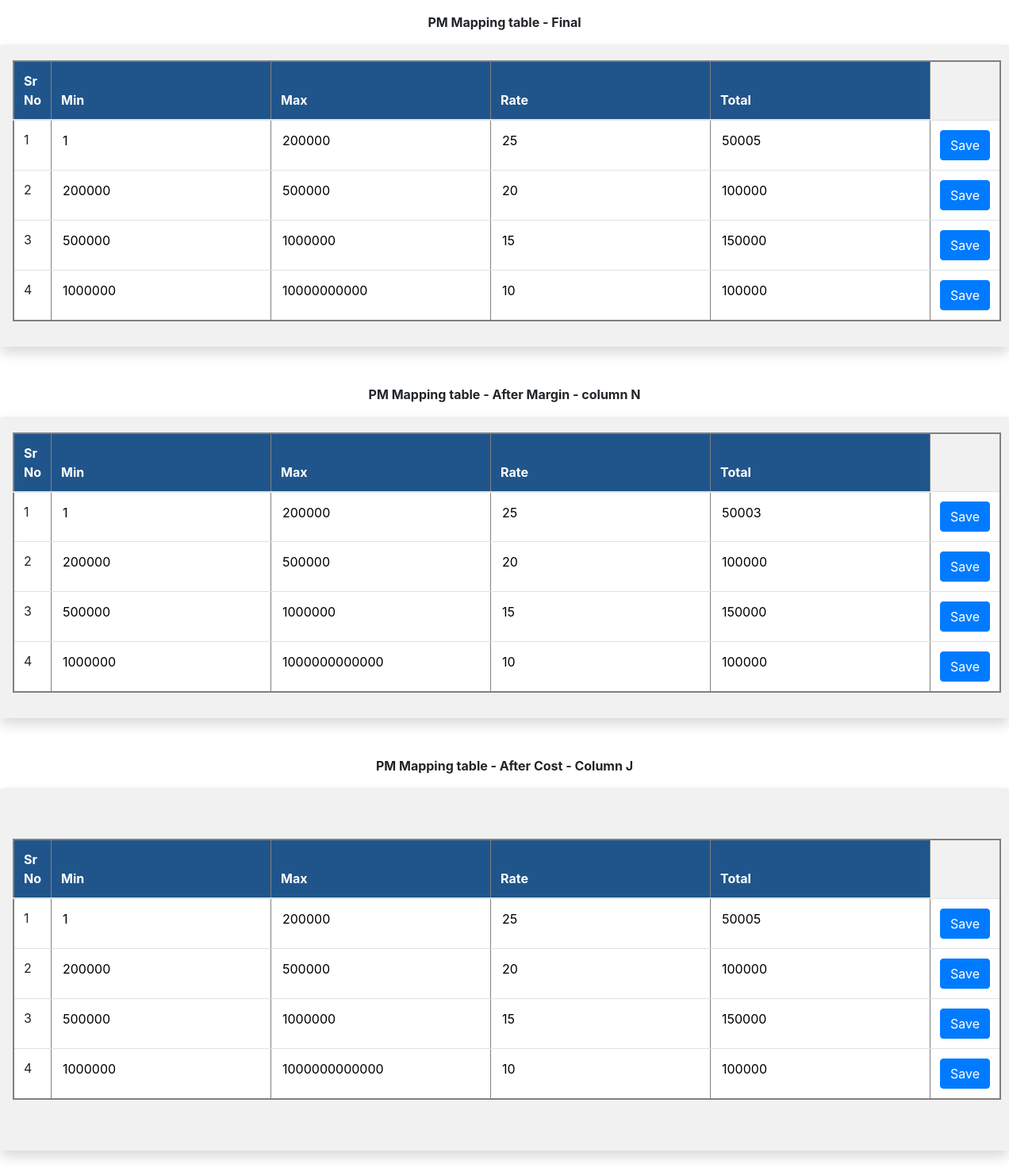
/admins/iandctables/, run on the app's committed database.
### Admin1/models.py (models this page shows)
class Pm_Final(models.Model):
    sr_no=models.IntegerField()
    minslab=models.IntegerField(default=0)
    maxslab=models.IntegerField(default=0)
    rate=models.IntegerField(default=0)
    total=models.IntegerField(default=0)

class Pm_After_Margin(models.Model):
    sr_no=models.IntegerField()
    minslab=models.IntegerField(default=0)
    maxslab=models.IntegerField(default=0)
    rate=models.IntegerField(default=0)
    total=models.IntegerField(default=0)

class Pm_After_Cost(models.Model):
    sr_no=models.IntegerField()
    minslab=models.IntegerField(default=0)
    maxslab=models.IntegerField(default=0)
    rate=models.IntegerField(default=0)
    total=models.IntegerField(default=0)

### Admin1/views.py (the view)
# urls.py: path('iandctables/',views.iandctables,name='iandctables'),
def iandctables(request):
	Pm_Finals=Pm_Final.objects.all()
	Pm_After_Margins=Pm_After_Margin.objects.all()
	Pm_After_Costs=Pm_After_Cost.objects.all()
	print(Pm_Finals)
	print("gg")
	print(Pm_After_Margins)
	print("gg")
	print(Pm_After_Costs)
	print("gg")
	context={'Pm_Finals':Pm_Finals,'Pm_After_Margins':Pm_After_Margins,'Pm_After_Costs':Pm_After_Costs}
	return render(request,'Admin1/iandctables.html',context)

### templates/Admin1/iandctables.html (shortened to what this page needs)
<!DOCTYPE html>
<html lang="en">
<head>
    <link rel="stylesheet" href="https://cdn.jsdelivr.net/npm/bootstrap@4.1.3/dist/css/bootstrap.min.css"
 />
</head>
<body>
    <p><b><center>PM Mapping table - Final</center></b></p>
    <div style="width: auto; background-color: rgb(241, 241, 241)" class="shadow p-3 mb-5 rounded">
        <form class="my-1">
            <table class="table" border='1' style="border:2px solid grey">
                <thead>
                    <tr style="background-color: #20558B;color:white">
                        <th>Sr No</th>
                        <th>Min</th>
                        <th>Max</th>
                        <th>Rate</th>
                        <th>Total</th>
                    </tr>
                </thead>
                <tbody style="background-color:#ffffff">
                    {% for entry in Pm_Finals %}
                    <tr>
                        <td>
                            {{entry.sr_no}}
                        </td>
                        <td>
                            <input style="border: none" readonly="true" id="{{entry.sr_no}}MinPm_Final"
                                value="{{entry.minslab}}" type="number" />
                        </td>
                        <td>
                            <input style="border: none" readonly="true" id="{{entry.sr_no}}MaxPm_Final"
                                value="{{entry.maxslab}}" type="number" />
                        </td>
                        <td>
                            <input style="border: none"  id="{{entry.sr_no}}RatePm_Final"
                                value="{{entry.rate}}" type="number" />
                        </td>
                        <td>
                            <input style="border: none"  id="{{entry.sr_no}}TotalPm_Final"
                                value="{{entry.total}}" type="number" />
                        </td>
                        <td><button value="{{entry.sr_no}}Pm_Final" id="{{entry.sr_no}}Pm_Final" type="submit"
                                class="btn btn-primary save">Save</button></td>
                    </tr>
                    {% endfor %}
                </tbody>
            </table>
        </form>
    </div>
    <p><b><center>PM Mapping table - After Margin - column N</center></b></p>
    <div style="width: auto; background-color: rgb(241, 241, 241)" class="shadow p-3 mb-5 rounded">
        <form class="my-1">
            <table class="table" border='1' style="border:2px solid grey">
                <thead>
                    <tr style="background-color: #20558B;color:white">
                        <th>Sr No</th>
                        <th>Min</th>
                        <th>Max</th>
                        <th>Rate</th>
                        <th>Total</th>
                    </tr>
                </thead>
                <tbody style="background-color:#ffffff">
                    {% for entry in Pm_After_Margins %}
                    <tr>
                        <td>
                            {{entry.sr_no}}
                        </td>
                        <td>
                            <input style="border: none" readonly="true" id="{{entry.sr_no}}MinPm_Margin"
                                value="{{entry.minslab}}" type="number" />
                        </td>
                        <td>
                            <input style="border: none" readonly="true" id="{{entry.sr_no}}MaxPm_Margin"
                                value="{{entry.maxslab}}" type="number" />
                        </td>
                        <td>
                            <input style="border: none"  id="{{entry.sr_no}}RatePm_Margin"
                                value="{{entry.rate}}" type="number" />
                        </td>
                        <td>
                            <input style="border: none"  id="{{entry.sr_no}}TotalPm_Margin"
                                value="{{entry.total}}" type="number" />
                        </td>
                        <td><button value="{{entry.sr_no}}Pm_Margin" id="{{entry.sr_no}}Pm_Margin" type="submit"
                                class="btn btn-primary save">Save</button></td>
                    </tr>
                    {% endfor %}
                </tbody>
            </table>
        </form>
    </div>
    <p><b><center>PM Mapping table - After Cost - Column J</center></b></p>
    <div style="width: auto; background-color: rgb(241, 241, 241)" class="shadow p-3 mb-5 rounded">
        <form class="my-5">
            <table class="table" border='1' style="border:2px solid grey">
                <thead>
                    <tr style="background-color: #20558B;color:white">
                        <th>Sr No</th>
                        <th>Min</th>
                        <th>Max</th>
                        <th>Rate</th>
                        <th>Total</th>
                    </tr>
                </thead>
                <tbody style="background-color:#ffffff">
                    {% for entry in Pm_After_Costs %}
                    <tr>
                        <td>
                            {{entry.sr_no}}
                        </td>
                        <td>
                            <input style="border: none" readonly="true" id="{{entry.sr_no}}MinPm_Cost"
                                value="{{entry.minslab}}" type="number" />
                        </td>
                        <td>
                            <input style="border: none" readonly="true" id="{{entry.sr_no}}MaxPm_Cost"
                                value="{{entry.maxslab}}" type="number" />
                        </td>
                        <td>
                            <input style="border: none"  id="{{entry.sr_no}}RatePm_Cost"
                                value="{{entry.rate}}" type="number" />
                        </td>
                        <td>
                            <input style="border: none"  id="{{entry.sr_no}}TotalPm_Cost"
                                value="{{entry.total}}" type="number" />
                        </td>
                        <td><button value="{{entry.sr_no}}Pm_Cost" id="{{entry.sr_no}}Pm_Cost" type="submit"
                                class="btn btn-primary save">Save</button></td>
                    </tr>
                    {% endfor %}
                </tbody>
            </table>
        </form>
    </div>
</body>
</html>

### data on the page
Pm_Final: sr_no "1", maxslab "200000", rate "25", total "50005"
Pm_Final: sr_no "2", minslab "200000", maxslab "500000", rate "20", total "100000"
Pm_Final: sr_no "3", minslab "500000", maxslab "1000000", rate "15", total "150000"
Pm_Final: sr_no "4", minslab "1000000", maxslab "10000000000", rate "10", total "100000"
Pm_After_Margin: sr_no "1", maxslab "200000", rate "25", total "50003"
Pm_After_Margin: sr_no "2", minslab "200000", maxslab "500000", rate "20", total "100000"
Pm_After_Margin: sr_no "3", minslab "500000", maxslab "1000000", rate "15", total "150000"
Pm_After_Margin: sr_no "4", minslab "1000000", maxslab "1000000000000", rate "10", total "100000"
Pm_After_Cost: sr_no "1", maxslab "200000", rate "25", total "50005"
Pm_After_Cost: sr_no "2", minslab "200000", maxslab "500000", rate "20", total "100000"
Pm_After_Cost: sr_no "3", minslab "500000", maxslab "1000000", rate "15", total "150000"
Pm_After_Cost: sr_no "4", minslab "1000000", maxslab "1000000000000", rate "10", total "100000"
